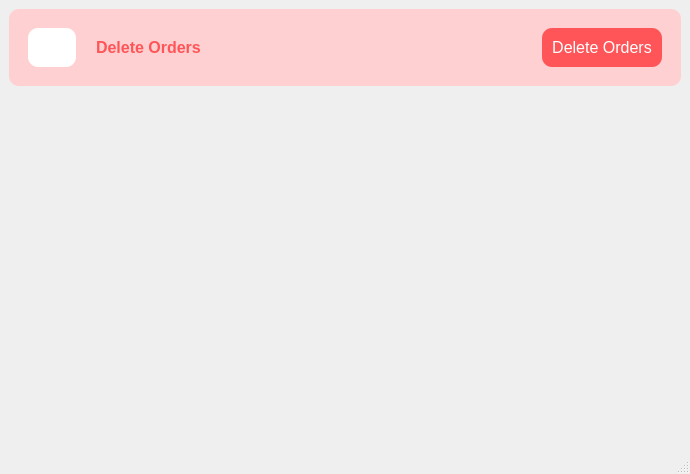
<?xml version="1.0" encoding="UTF-8"?>
<ui version="4.0">
 <class>DeleteOrders</class>
 <widget class="QMainWindow" name="DeleteOrders">
  <property name="geometry">
   <rect>
    <x>0</x>
    <y>0</y>
    <width>690</width>
    <height>474</height>
   </rect>
  </property>
  <property name="windowTitle">
   <string>Delete Orders</string>
  </property>
  <property name="windowIcon">
   <iconset>
    <normalon>:/resources/dashboard-icons/product-delete.svg</normalon>
   </iconset>
  </property>
  <property name="styleSheet">
   <string notr="true"/>
  </property>
  <widget class="QWidget" name="centralwidget">
   <layout class="QHBoxLayout" name="horizontalLayout">
    <item>
     <layout class="QVBoxLayout" name="verticalLayout">
      <item>
       <widget class="QFrame" name="gridFrame">
        <property name="sizePolicy">
         <sizepolicy hsizetype="Preferred" vsizetype="Fixed">
          <horstretch>0</horstretch>
          <verstretch>0</verstretch>
         </sizepolicy>
        </property>
        <property name="styleSheet">
         <string notr="true">background-color: rgb(255, 208, 209);
padding:10px;
border-radius:10px;</string>
        </property>
        <layout class="QHBoxLayout" name="horizontalLayout_2">
         <item>
          <widget class="QLabel" name="label_2">
           <property name="sizePolicy">
            <sizepolicy hsizetype="Fixed" vsizetype="Fixed">
             <horstretch>0</horstretch>
             <verstretch>0</verstretch>
            </sizepolicy>
           </property>
           <property name="maximumSize">
            <size>
             <width>48</width>
             <height>48</height>
            </size>
           </property>
           <property name="styleSheet">
            <string notr="true">background-color: rgb(255, 255, 255);</string>
           </property>
           <property name="text">
            <string/>
           </property>
           <property name="pixmap">
            <pixmap resource="resources.qrc">:/resources/dashboard-icons/product-delete.svg</pixmap>
           </property>
           <property name="scaledContents">
            <bool>true</bool>
           </property>
          </widget>
         </item>
         <item>
          <widget class="QLabel" name="label">
           <property name="font">
            <font>
             <pointsize>12</pointsize>
             <bold>true</bold>
            </font>
           </property>
           <property name="styleSheet">
            <string notr="true">color: rgb(255, 85, 88);</string>
           </property>
           <property name="text">
            <string>Delete Orders</string>
           </property>
          </widget>
         </item>
         <item>
          <widget class="QPushButton" name="Delete_orders_btn">
           <property name="sizePolicy">
            <sizepolicy hsizetype="Fixed" vsizetype="Fixed">
             <horstretch>0</horstretch>
             <verstretch>0</verstretch>
            </sizepolicy>
           </property>
           <property name="font">
            <font>
             <pointsize>12</pointsize>
            </font>
           </property>
           <property name="styleSheet">
            <string notr="true">QPushButton{
	color: rgb(255, 255, 255);
	background-color: rgb(255, 85, 88);
	border:none;
	padding:10px;
}
QPushButton:hover{
	background-color: rgb(194, 65, 69);
}</string>
           </property>
           <property name="text">
            <string>Delete Orders</string>
           </property>
          </widget>
         </item>
        </layout>
       </widget>
      </item>
      <item>
       <widget class="QFrame" name="frame">
        <property name="styleSheet">
         <string notr="true">QTableView {
    border: 1px solid #d3d3d3;  /* Border around the entire table */
    selection-background-color: #a1c4fd;  /* Background color for selected cells */
    selection-color: white;  /* Text color for selected cells */
    alternate-background-color: #f2f2f2;  /* Background color for alternate rows */
    gridline-color: #cccccc;  /* Color of gridlines separating cells */
    background-color: #ffffff;  /* Background color of the table */
}

/* Styling for individual cells */
QTableView::item {
    padding: 2px;  /* Padding inside each cell */
	font-size:12px;
    color: black;  /* Default text color */
    background-color: white;  /* Default background color of cells */
}

/* Styling for selected cells */
QTableView::item:selected {
    background-color: rgb(255, 85, 88);  /* Background color for selected cells */
    color: white;  /* Text color for selected cells */
}

/* Row Styling (for alternate rows) */
QTableView::item:alternate {
    background-color: #f9f9f9;  /* Background color for alternate rows */
}

/* Styling for header cells */
QHeaderView::section {
    background-color: #2c3e50;  /* Header background color */
    color: white;  /* Header text color */
    padding: 5px;  /* Padding for header cells */
    font-weight: bold;  /* Bold font for header text */
    text-align: center;  /* Center-align header text */
}

/* Header horizontal lines */
QHeaderView::section:horizontal {
    border-right: 1px solid #d3d3d3;  /* Border between header cells */
}

/* For sorting indicators in the header */
QHeaderView::indicator:checked {
    background-color: #0078d4;  /* Sorting indicator background color */
}
</string>
        </property>
        <layout class="QHBoxLayout" name="table_horizontalLayout"/>
       </widget>
      </item>
     </layout>
    </item>
   </layout>
  </widget>
  <widget class="QMenuBar" name="menubar">
   <property name="geometry">
    <rect>
     <x>0</x>
     <y>0</y>
     <width>690</width>
     <height>21</height>
    </rect>
   </property>
  </widget>
  <widget class="QStatusBar" name="statusbar"/>
 </widget>
 <resources>
  <include location="resources.qrc"/>
 </resources>
 <connections/>
</ui>
